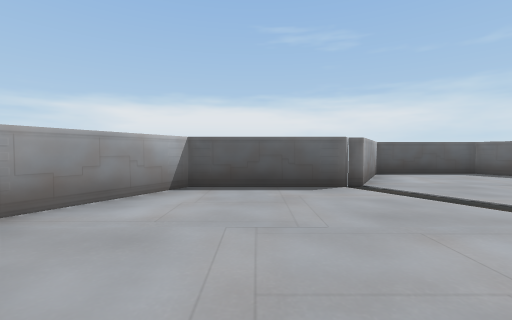
view 1 (above)

20 first-person views from a walk through a scene from a Unity 3-D project. The camera is 1.2 m above the floor, tilts 2° down and sees 90° across. The floor is counted in squares, 2 m on a side. Each view is taken from the middle of a square. On the plan, view 1 faces up. The plan holds only what a view shows up to about 9 squares ahead; the rest is blank. The place goes on beyond the plan. The player is left out.

view 2
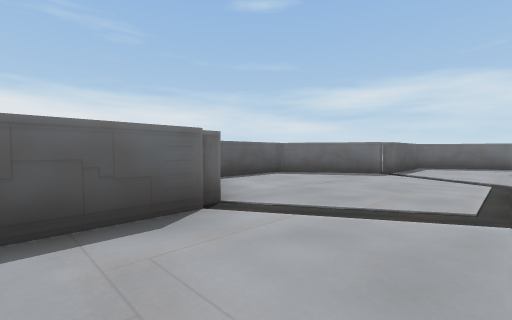

view 3
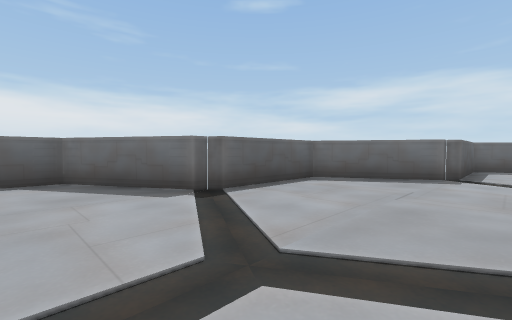

view 4
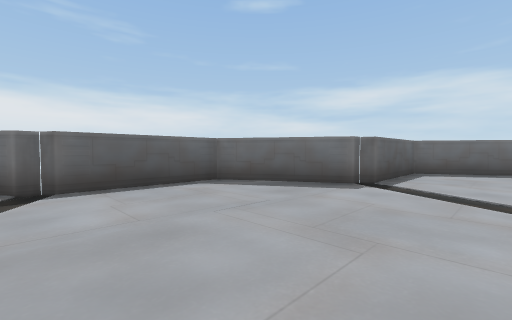

view 5
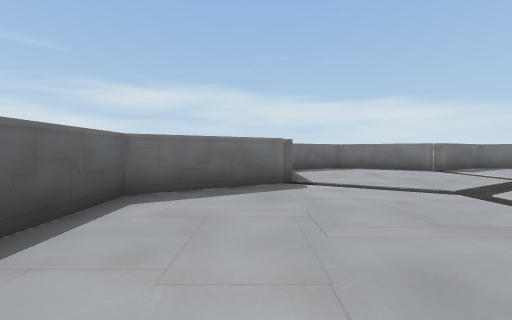

view 6
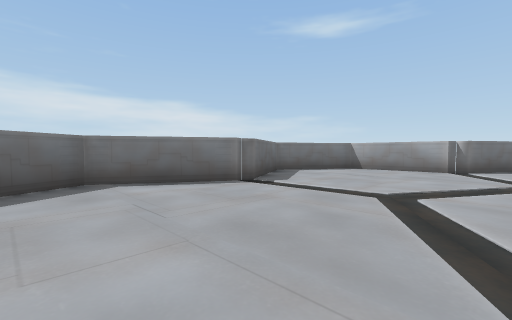

view 7
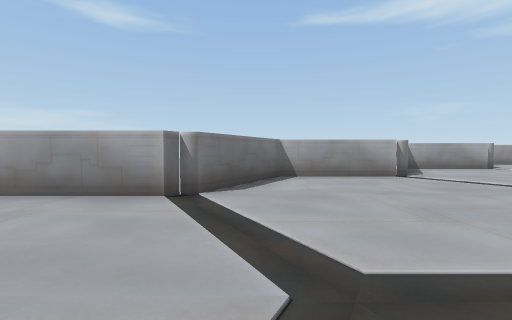

view 8
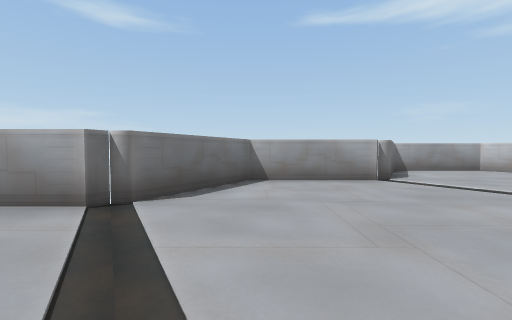

view 9
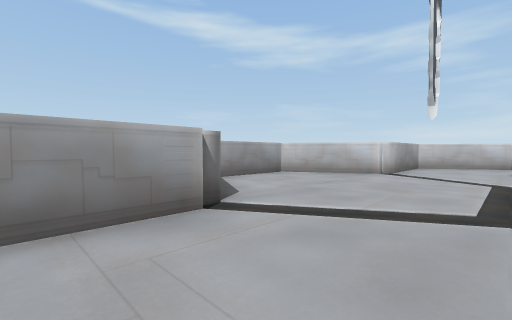

view 10
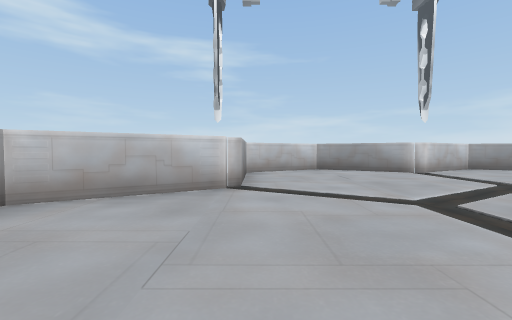

view 11
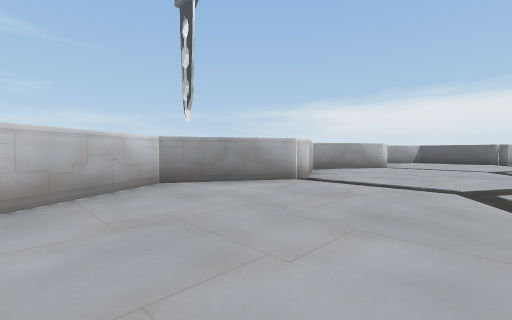

view 12
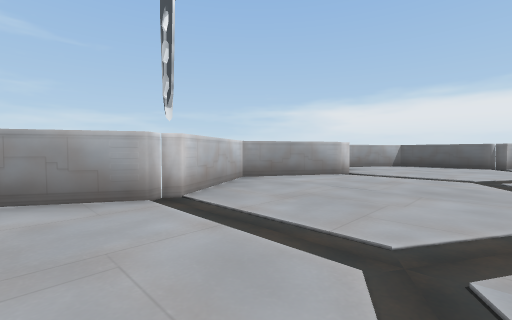

view 13
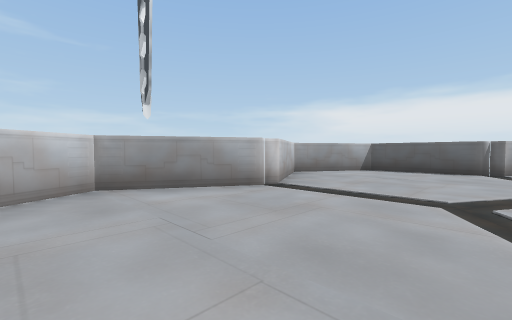

view 14
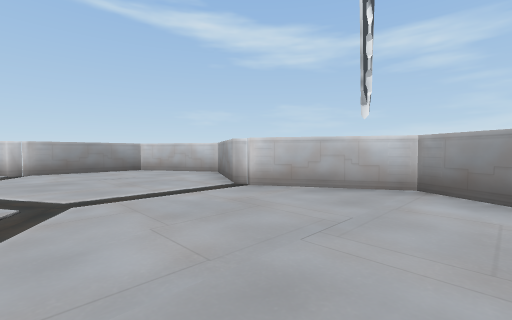

view 15
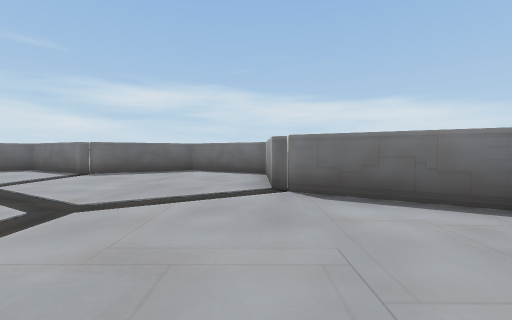

view 16
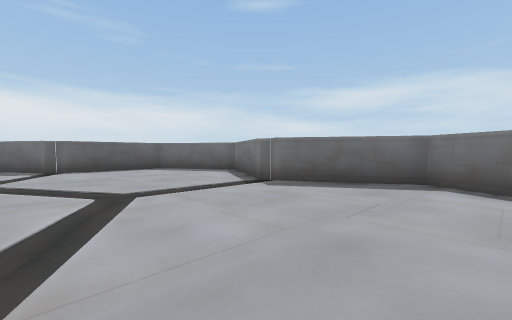

view 17
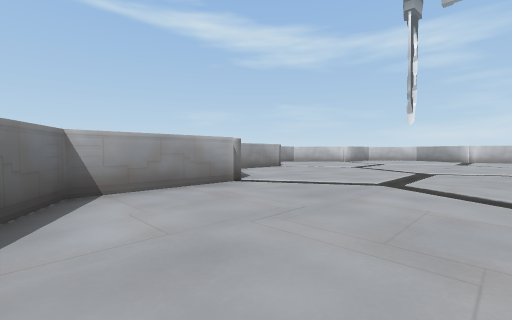

view 18
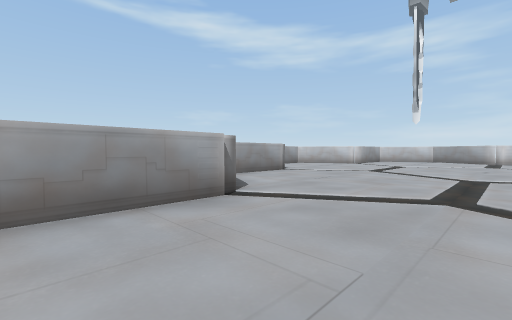

view 19
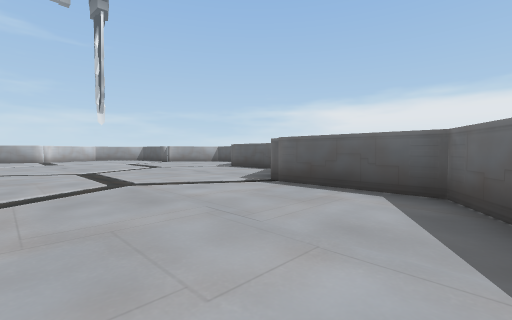

view 20
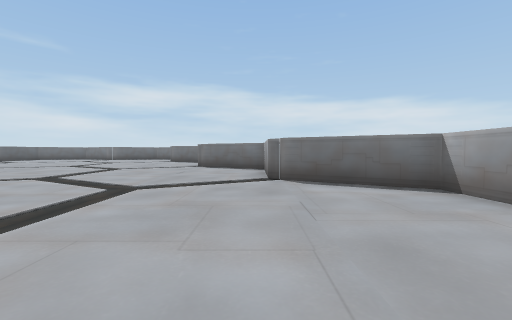

### Floor plan
Points are (right, up) in squares from view 1. A wall is a line through its corners. A room is listed if a view was taken in it or the views show most of it. See-through windows are left out.
Room 1 (views 1, 2, 3, 4, 5, 6, 7, 8, 9, 10, 11, 12, 13, 14, 15, 16, 17, 18, 19, 20)
walls: (11.9, 1.7) (11.7, 2.1); (-1.3, -5.4) (-1.1, -5.7) (-2.4, -8) (-1, -10.5) (-2.4, -13) (-1.1, -15.3) (1.5, -15.3); (11.7, -12.8) (14.5, -12.8) (15.9, -10.3) (18.8, -10.3) (20.1, -8) (18.7, -5.5) (20.1, -3) (18.8, -0.7) (15.9, -0.7) (14.5, 1.8) (11.6, 1.8) (10.1, 4.3) (7.3, 4.3) (5.8, 6.8) (3.2, 6.8) (1.9, 4.5) (1.5, 4.5); (-1.1, -0.7) (-2.4, -3) (-1.1, -5.3); (7.5, 4.5) (7, 4.5); (1.5, 4.3) (-1.1, 4.3) (-2.4, 2) (-1.1, -0.2); (1.5, -15.5) (1.9, -15.5) (3.2, -17.8) (5.8, -17.8) (7.3, -15.3) (10.1, -15.3) (11.4, -13)

Where each view was taken, in squares from view 1:
view 1: 0 up, 0 right, facing up
view 2: 2 up, 0 right, facing up-right
view 3: 1 up, 5 right, facing up-right
view 4: 0 up, 7 right, facing up-right
view 5: 0 up, 11 right, facing right
view 6: 2 down, 15 right, facing down-right
view 7: 7 down, 15 right, facing down
view 8: 10 down, 10 right, facing down
view 9: 13 down, 9 right, facing down-left
view 10: 15 down, 6 right, facing left
view 11: 10 down, 2 right, facing up-left
view 12: 7 down, 2 right, facing up-left
view 13: 4 down, 2 right, facing up-left
view 14: 7 down, 2 right, facing down-left
view 15: 10 down, 12 right, facing right
view 16: 9 down, 15 right, facing up-right
view 17: 9 down, 15 right, facing down-left
view 18: 10 down, 14 right, facing down-left
view 19: 2 down, 15 right, facing up-left
view 20: 15 down, 2 right, facing right
